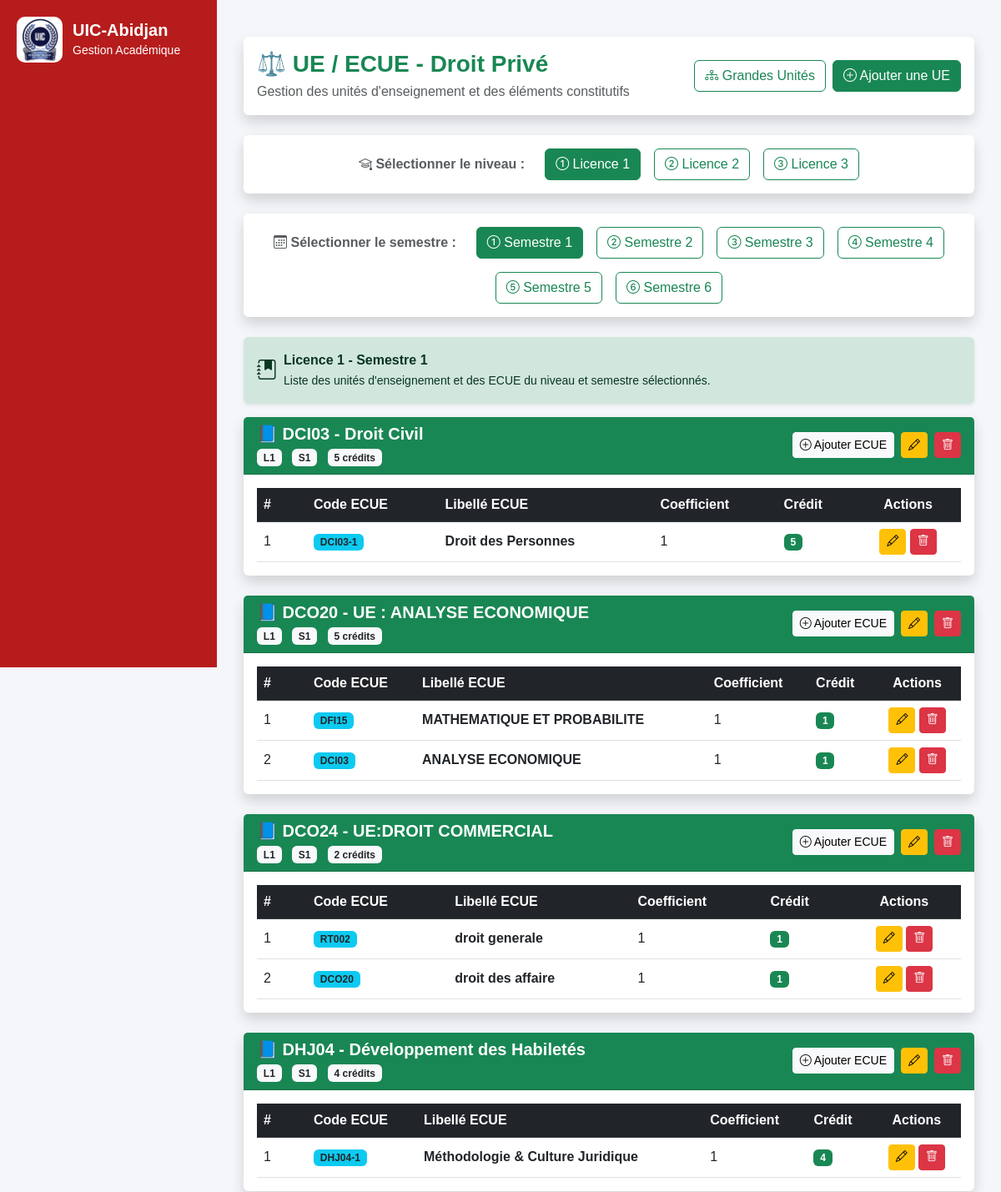
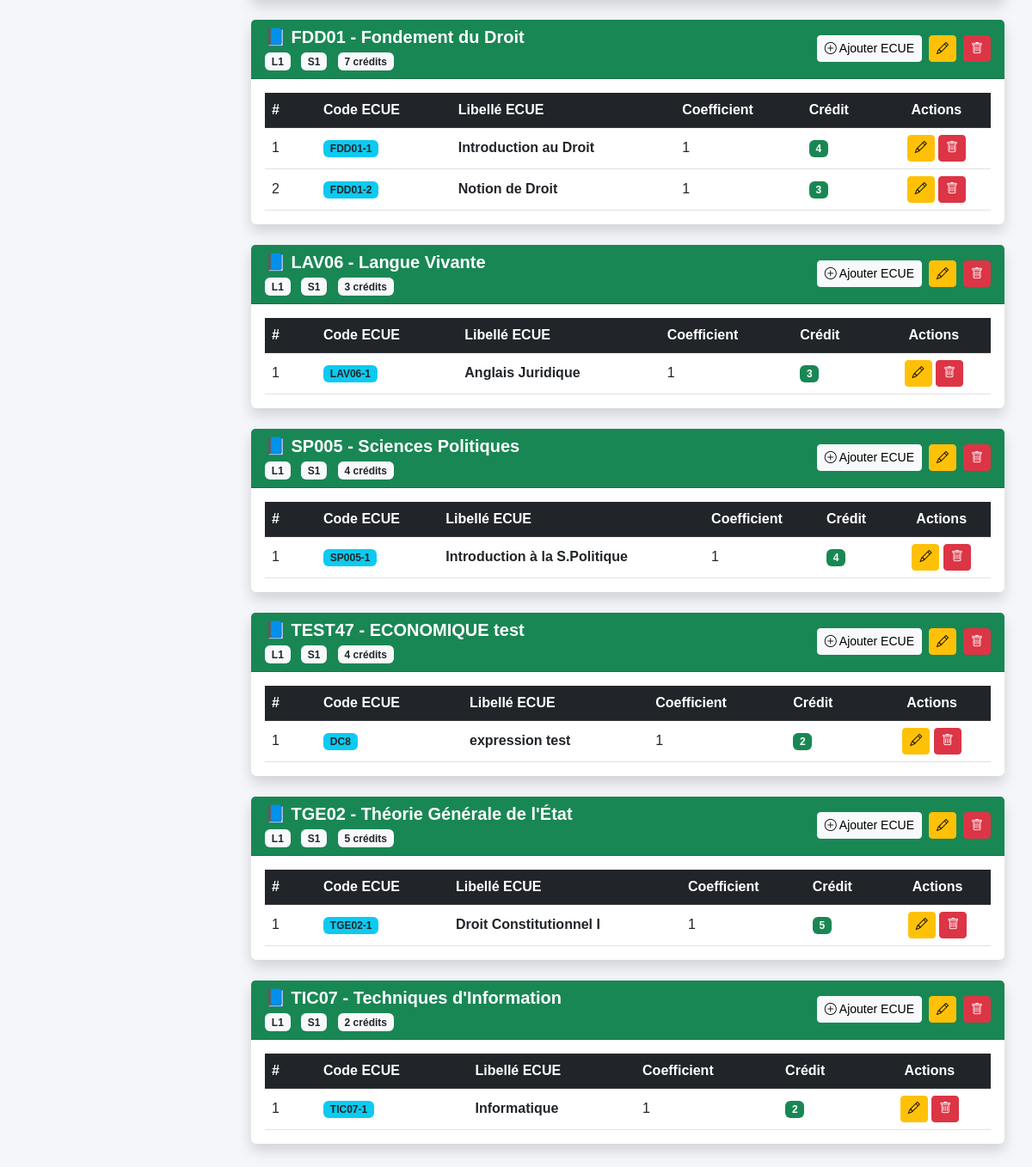
The page /lmd/l3/droit/ue/ on the database its author committed (2 pictures, top to bottom).
### lmd/models.py (models this page shows, shortened)
class UE(models.Model):
    niveau = models.CharField(
    max_length=2,
    choices=[
        ("L1", "Licence 1"),
        ("L2", "Licence 2"),
        ("L3", "Licence 3"),
       ],
        default="L1"
     )
    SEMESTRE_CHOICES = (
        ("S1", "Semestre 1"),
        ("S2", "Semestre 2"),
        ("S3", "Semestre 3"),
        ("S4", "Semestre 4"),
        ("S5", "Semestre 5"),
        ("S6", "Semestre 6"),
    )
    session = models.CharField(
    max_length=1,
    choices=[
        ("1", "Session 1"),
        ("2", "Session 2 (Rattrapage)"),
     ],
     default="1"
     )
    code = models.CharField(
        max_length=20
    )
    libelle = models.CharField(
        max_length=200
    )
    credit = models.PositiveIntegerField(
        default=0
    )
    filiere = models.ForeignKey(
        "FiliereLMD",
        null=True,
        blank=True,
        on_delete=models.PROTECT,
        related_name="ues"
    )
    grande_unite = models.ForeignKey(
        "GrandeUnite",
        null=True,
        blank=True,
        on_delete=models.PROTECT,
        related_name="ues"
    )
    semestre = models.CharField(
        max_length=2,
        choices=SEMESTRE_CHOICES,
        default="S1"
    )
    ordre = models.PositiveIntegerField(default=1)
    class Meta:
        ordering = ["ordre"]

class ECUE(models.Model):
    ue = models.ForeignKey(
        UE,
        on_delete=models.CASCADE,
        related_name="ecues"
    )
    code = models.CharField(max_length=20)
    libelle = models.CharField(max_length=200)
    coefficient = models.IntegerField(default=1)
    credit = models.IntegerField(default=1)
    ordre = models.IntegerField(default=1)
    semestre = models.CharField(
        max_length=5,
        choices=[
            ("S1", "Semestre 1"),
            ("S2", "Semestre 2"),
        ],
        default="S1"
    )

### lmd/views.py (the view)
# urls.py: path("l3/droit/ue/",views.l3_droit_ue,name="l3_droit_ue"),
def l3_droit_ue(request):
    filiere = get_object_or_404(
        FiliereLMD,
        libelle="Droit Privé"
    )
    niveau = request.GET.get("niveau", "L1")
    semestre = request.GET.get("semestre", "S1")
    niveaux_valides = ["L1", "L2", "L3"]
    if niveau not in niveaux_valides:
        niveau = "L1"
    semestres_valides = [
        "S1",
        "S2",
        "S3",
        "S4",
        "S5",
        "S6",
    ]
    if semestre not in semestres_valides:
        semestre = "S1"
    ues = (
        UE.objects
        .filter(
            filiere=filiere,
            niveau=niveau,
            semestre=semestre
        )
        .prefetch_related("ecues")
        .order_by("code")
    )
    context = {
        "filiere": filiere,
        "ues": ues,
        "niveau": niveau,
        "semestre": semestre,
    }
    return render(
        request,
        "lmd/l3/droit/ue.html",
        context
    )

### lmd/templates/lmd/l3/droit/ue.html (shortened to what this page needs)
{% extends "base.html" %}
{% block content %}
<div class="container-fluid mt-4">
<div class="card shadow border-0 mb-4">
<div class="card-body d-flex justify-content-between align-items-center">
    <div>
        <h3 class="fw-bold text-success mb-1">
            ⚖️ UE / ECUE - Droit Privé
        </h3>
        <p class="text-muted mb-0">
            Gestion des unités d'enseignement et des éléments constitutifs
        </p>
    </div>
    <div class="d-flex gap-2">
        <a href="{% url 'l3_droit_grande_unite' %}?niveau={{ niveau }}&semestre={{ semestre }}"
           class="btn btn-outline-success">
            <i class="bi bi-diagram-3"></i>
            Grandes Unités
        </a>
        <a href="{% url 'l3_droit_ue_add' %}?niveau={{ niveau }}&semestre={{ semestre }}"
           class="btn btn-success">
            <i class="bi bi-plus-circle"></i>
            Ajouter une UE
        </a>
    </div>
</div>
</div>
<div class="card shadow border-0 mb-4">
<div class="card-body">
    <div class="d-flex justify-content-center align-items-center gap-3 flex-wrap">
        <span class="fw-bold text-muted me-2">
            <i class="bi bi-mortarboard"></i>
            Sélectionner le niveau :
        </span>
        <a href="?niveau=L1&semestre={{ semestre }}"
           class="btn
           {% if niveau == 'L1' %}
               btn-success
           {% else %}
               btn-outline-success
           {% endif %}">
            <i class="bi bi-1-circle"></i>
            Licence 1
        </a>
        <a href="?niveau=L2&semestre={{ semestre }}"
           class="btn
           {% if niveau == 'L2' %}
               btn-success
           {% else %}
               btn-outline-success
           {% endif %}">
            <i class="bi bi-2-circle"></i>
            Licence 2
        </a>
        <a href="?niveau=L3&semestre={{ semestre }}"
           class="btn
           {% if niveau == 'L3' %}
               btn-success
           {% else %}
               btn-outline-success
           {% endif %}">
            <i class="bi bi-3-circle"></i>
            Licence 3
        </a>
    </div>
</div>
</div>
<div class="card shadow border-0 mb-4">
<div class="card-body">
    <div class="d-flex justify-content-center align-items-center gap-3 flex-wrap">
        <span class="fw-bold text-muted me-2">
            <i class="bi bi-calendar3"></i>
            Sélectionner le semestre :
        </span>
        <a href="?niveau={{ niveau }}&semestre=S1"
           class="btn
           {% if semestre == 'S1' %}
               btn-success
           {% else %}
               btn-outline-success
           {% endif %}">
            <i class="bi bi-1-circle"></i>
            Semestre 1
        </a>
        <a href="?niveau={{ niveau }}&semestre=S2"
           class="btn
           {% if semestre == 'S2' %}
               btn-success
           {% else %}
               btn-outline-success
           {% endif %}">
            <i class="bi bi-2-circle"></i>
            Semestre 2
        </a>
        <a href="?niveau={{ niveau }}&semestre=S3"
           class="btn
           {% if semestre == 'S3' %}
               btn-success
           {% else %}
               btn-outline-success
           {% endif %}">
            <i class="bi bi-3-circle"></i>
            Semestre 3
        </a>
        <a href="?niveau={{ niveau }}&semestre=S4"
           class="btn
           {% if semestre == 'S4' %}
               btn-success
           {% else %}
               btn-outline-success
           {% endif %}">
            <i class="bi bi-4-circle"></i>
            Semestre 4
        </a>
        <a href="?niveau={{ niveau }}&semestre=S5"
           class="btn
           {% if semestre == 'S5' %}
               btn-success
           {% else %}
               btn-outline-success
           {% endif %}">
            <i class="bi bi-5-circle"></i>
            Semestre 5
        </a>
        <a href="?niveau={{ niveau }}&semestre=S6"
           class="btn
           {% if semestre == 'S6' %}
               btn-success
           {% else %}
               btn-outline-success
           {% endif %}">
            <i class="bi bi-6-circle"></i>
            Semestre 6
        </a>
    </div>
</div>
</div>
<div class="alert alert-success shadow-sm border-0">
<div class="d-flex align-items-center">
    <i class="bi bi-journal-bookmark-fill fs-4 me-2"></i>
    <div>
        <strong>
            {% if niveau == "L1" %}
                Licence 1
            {% elif niveau == "L2" %}
                Licence 2
            {% elif niveau == "L3" %}
                Licence 3
            {% endif %}
            -
            {% if semestre == "S1" %}
                Semestre 1
            {% elif semestre == "S2" %}
                Semestre 2
            {% elif semestre == "S3" %}
                Semestre 3
            {% elif semestre == "S4" %}
                Semestre 4
            {% elif semestre == "S5" %}
                Semestre 5
            {% elif semestre == "S6" %}
                Semestre 6
            {% endif %}
        </strong>
        <br>
        <small>
            Liste des unités d'enseignement et des ECUE du niveau et semestre sélectionnés.
        </small>
    </div>
</div>
</div>
{% for ue in ues %}
<div class="card shadow border-0 mb-4">
<div class="card-header bg-success text-white">
    <div class="d-flex justify-content-between align-items-center">
        <div>
            <h5 class="mb-1 fw-bold">
                📘 {{ ue.code }} - {{ ue.libelle }}
            </h5>
            <div class="mt-1">
                <span class="badge bg-light text-dark me-2">
                    {{ ue.niveau }}
                </span>
                <span class="badge bg-light text-dark me-2">
                    {{ ue.semestre }}
                </span>
                <span class="badge bg-light text-dark">
                    {{ ue.credit }} crédit{{ ue.credit|pluralize }}
                </span>
            </div>
        </div>
        <div class="d-flex gap-2">
            <a href="{% url 'l3_droit_ecue_add' ue.id %}"
               class="btn btn-light btn-sm">
                <i class="bi bi-plus-circle"></i>
                Ajouter ECUE
            </a>
            <a href="{% url 'l3_droit_ue_update' ue.id %}"
               class="btn btn-warning btn-sm"
               title="Modifier l'UE">
                <i class="bi bi-pencil"></i>
            </a>
            <a href="{% url 'l3_droit_ue_delete' ue.id %}"
               class="btn btn-danger btn-sm"
               title="Supprimer l'UE"
               onclick="return confirm('Voulez-vous supprimer cette UE ?');">
                <i class="bi bi-trash"></i>
            </a>
        </div>
    </div>
</div>
<div class="card-body">
    <div class="table-responsive">
        <table class="table table-hover align-middle mb-0">
            <thead class="table-dark">
                <tr>
                    <th width="60">
                        #
                    </th>
                    <th>
                        Code ECUE
                    </th>
                    <th>
                        Libellé ECUE
                    </th>
                    <th>
                        Coefficient
                    </th>
                    <th>
                        Crédit
                    </th>
                    <th class="text-center">
                        Actions
                    </th>
                </tr>
            </thead>
            <tbody>
            {% for ecue in ue.ecues.all %}
            <tr>
                <td>
                    {{ forloop.counter }}
                </td>
                <td>
                    <span class="badge bg-info text-dark">
                        {{ ecue.code }}
                    </span>
                </td>
                <td class="fw-semibold">
                    {{ ecue.libelle }}
                </td>
                <td>
                    {{ ecue.coefficient }}
                </td>
                <td>
                    <span class="badge bg-success">
                        {{ ecue.credit }}
                    </span>
                </td>
                <td class="text-center">
                    <a href="{% url 'l3_droit_ecue_update' ecue.id %}"
                       class="btn btn-warning btn-sm"
                       title="Modifier">
                        <i class="bi bi-pencil"></i>
                    </a>
                    <a href="{% url 'l3_droit_ecue_delete' ecue.id %}"
                       class="btn btn-danger btn-sm"
                       title="Supprimer"
                       onclick="return confirm('Voulez-vous supprimer cet ECUE ?');">
                        <i class="bi bi-trash"></i>
                    </a>
                </td>
            </tr>
            {% endfor %}
            </tbody>
        </table>
    </div>
</div>
</div>
{% endfor %}
</div>
{% endblock %}

### core/templates/base.html (style rules this page uses)
body { margin: 0; font-family: Arial, sans-serif; background: #f4f6f9; }

### rows shown on the page
UE: code "DCI03", libelle "Droit Civil", niveau "L1", semestre "S1", credit "5"
ECUE: code "DCI03-1", libelle "Droit des Personnes", coefficient "1", credit "5"
UE: code "DCO20", libelle "UE : ANALYSE ECONOMIQUE", niveau "L1", semestre "S1", credit "5"
ECUE: code "DFI15", libelle "MATHEMATIQUE ET PROBABILITE", coefficient "1", credit "1"
ECUE: code "DCI03", libelle "ANALYSE ECONOMIQUE", coefficient "1", credit "1"
UE: code "DCO24", libelle "UE:DROIT COMMERCIAL", niveau "L1", semestre "S1", credit "2"
ECUE: code "RT002", libelle "droit generale", coefficient "1", credit "1"
ECUE: code "DCO20", libelle "droit des affaire", coefficient "1", credit "1"
UE: code "DHJ04", libelle "Développement des Habiletés", niveau "L1", semestre "S1", credit "4"
ECUE: code "DHJ04-1", libelle "Méthodologie & Culture Juridique", coefficient "1", credit "4"
UE: code "FDD01", libelle "Fondement du Droit", niveau "L1", semestre "S1", credit "7"
ECUE: code "FDD01-1", libelle "Introduction au Droit", coefficient "1", credit "4"
ECUE: code "FDD01-2", libelle "Notion de Droit", coefficient "1", credit "3"
UE: code "LAV06", libelle "Langue Vivante", niveau "L1", semestre "S1", credit "3"
ECUE: code "LAV06-1", libelle "Anglais Juridique", coefficient "1", credit "3"
UE: code "SP005", libelle "Sciences Politiques", niveau "L1", semestre "S1", credit "4"
ECUE: code "SP005-1", libelle "Introduction à la S.Politique", coefficient "1", credit "4"
UE: code "TEST47", libelle "ECONOMIQUE test", niveau "L1", semestre "S1", credit "4"
ECUE: code "DC8", libelle "expression test", coefficient "1", credit "2"
UE: code "TGE02", libelle "Théorie Générale de l'État", niveau "L1", semestre "S1", credit "5"
ECUE: code "TGE02-1", libelle "Droit Constitutionnel I", coefficient "1", credit "5"
UE: code "TIC07", libelle "Techniques d'Information", niveau "L1", semestre "S1", credit "2"
ECUE: code "TIC07-1", libelle "Informatique", coefficient "1", credit "2"
